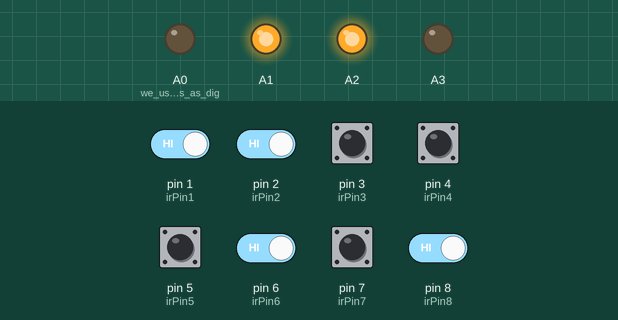
This sketch was run on a simulated Arduino Uno, built with avr-gcc and run on an emulated ATmega328P. Parts: output pins drawn as LEDs (lit = HIGH). The test bench sets the inputs (shaded band); at power-on: pin 1 (irPin1), pin 2 (irPin2), pin 3 (irPin3), pin 4 (irPin4), pin 5 (irPin5), pin 6 (irPin6), pin 7 (irPin7), pin 8 (irPin8) HIGH.

Above: at 1.2 s.
1.3 s: pin 1 (irPin1) driven LOW
At 1.9 s:
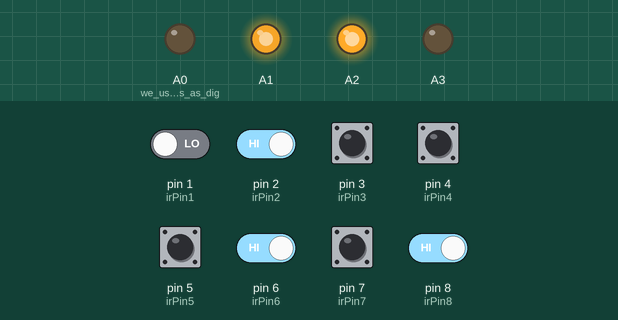
2.8 s: pin 1 (irPin1) driven HIGH and pin 6 (irPin6) driven LOW
At 3.03 s:
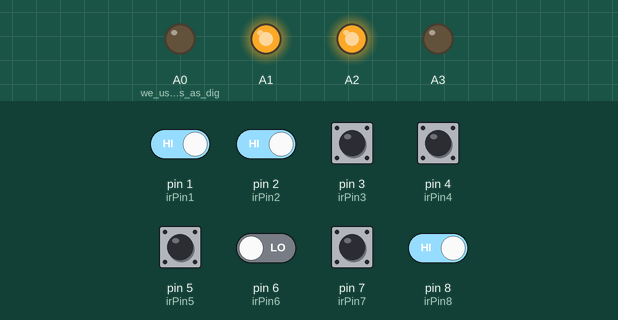
4.5 s: pin 2 (irPin2) driven LOW
At 4.64 s:
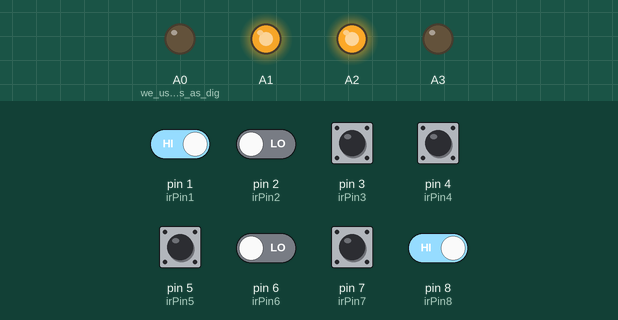
6.0 s: pin 8 (irPin8) driven LOW
At 7.2 s:
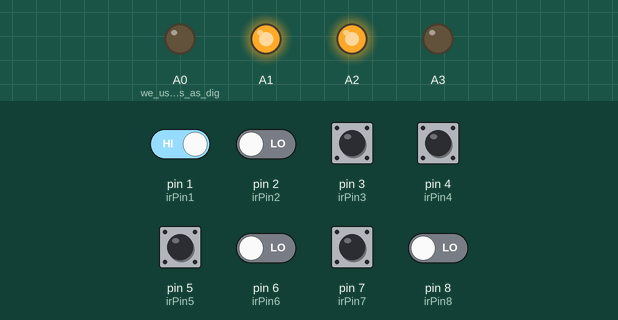
Timing chart, 0 to 8.6 s (numbered marks = the images above; inputs shaded):
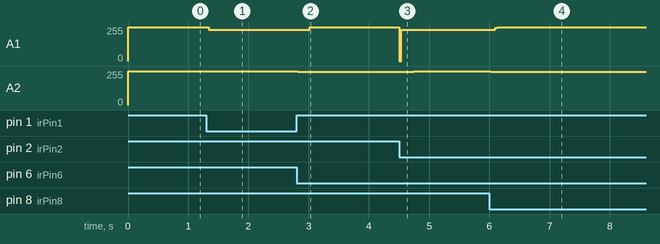

The sketch:

line_following_ardiuno.ino
```cpp
//Team Name :- Team Spectro


//______Variable names________
int counter = 0;
int speed = 128;
int sensorReadings[8];
double lineControlSignal = 0.0;
double lineErrorSum = 0.0;
double lineError[5] = {0.0, 0.0, 0.0, 0.0, 0.0};
double line_Kp = 1;
double line_Kd = 1;
double line_Ki = 0.01;

double lineErrorPredict = 0.0;

char wheels_names[4][15] = {"leftTopMotor", "leftRearMotor", "rightTopMotor", "rightRearMotor"};                               //store names of motors
char dsNames[8][8] = {"IR1", "IR2", "IR3", "IR4", "IR5", "IR6", "IR7", "IR8"};

//________PinNames_________

int irPin1 = 1;                 // IR sensor array pins
int irPin2 = 2;
int irPin3 = 3;
int irPin4 = 4;
int irPin5 = 5;
int irPin6 = 6;
int irPin7 = 7;
int irPin8 = 8;


/*________functions________

  void forward();
  void reverse();
  void turnRight();
  void turnLeft();
  void stop();
  void skidDrive(double Lspeed, double Rspeed);
  void readLineSensors();
  int  compareLines( double values);
  void pidLineFollower();
  double maxSpeedControl(double lineControlSignal); */


void setup() {
  // put your setup code here, to run once:
  // Insert PinModes
  pinMode(A0, OUTPUT);      //we used A0-A3 pins as digital output pins
  pinMode(A1, OUTPUT);
  pinMode(A2, OUTPUT);
  pinMode(A3, OUTPUT);
  pinMode(1, INPUT);
  pinMode(2, INPUT);
  pinMode(3, INPUT);
  pinMode(4, INPUT);
  pinMode(5, INPUT);
  pinMode(6, INPUT);
  pinMode(7, INPUT);
  pinMode(8, INPUT);


}


//_______Functions____________

void forward() {
  digitalWrite(A1, HIGH);
  digitalWrite(A2, HIGH);
  digitalWrite(A0, LOW);
  digitalWrite(A3, LOW);
}
void reverse() {
  digitalWrite(A1, LOW);
  digitalWrite(A2, LOW);
  digitalWrite(A0, HIGH);
  digitalWrite(A3, HIGH);
}

void turnRight() {
  digitalWrite(A0, HIGH);
  digitalWrite(A1, LOW);
  digitalWrite(A2, HIGH);
  digitalWrite(A3, LOW);
}

void turnLeft() {
  digitalWrite(A0, LOW);
  digitalWrite(A1, HIGH);
  digitalWrite(A2, LOW);
  digitalWrite(A3, HIGH);
}

void stop() {
  digitalWrite(A0, LOW);
  digitalWrite(A1, LOW);
  digitalWrite(A2, LOW);
  digitalWrite(A3, LOW);
}

void skidDrive(double Lspeed , double Rspeed) {               //Differential drive    //Lspeed and Rspeed is between 0 255
  analogWrite(A1, Lspeed);
  analogWrite(A2, Rspeed);
  digitalWrite(A1, HIGH);
  digitalWrite(A2, HIGH);
  digitalWrite(A0, LOW);
  digitalWrite(A3, LOW);
}

void readLineSensors() {

  for (int j = 0; j < 8; j++) {
    sensorReadings[j] = digitalRead(1 + j); //Read sensor values and upload to a array

  }
}

/* int compareLines(double value){                    // Extracting colors
               if (value<100){
                 return 1;
               }
               else if((value>100) and (value <150)){
                 return 2;
               }
               else if(value>600 and value <700){
                 return 3;
               }
               else if(value>700){
                 return 0;
               }
               else {
                 return 5;
               }
  } */

/*double maxSpeedControl(double lineControlSignal){
               double speed = maxSpeed;
               if(lineControlSignal > 4){
                  speed = maxSpeed - lineControlSignal;
               }
                return speed;
  } */

void pidLineFollower() {
  for (int i = 0; i < 4 ; i++) {                        // Storing 5 previous lineError values
    lineError[i] = lineError[i + 1];
  }


  if (lineError[3] > lineError[2]) {
    if (lineError[3] < lineError[2] + 8) {

    }
    else {
      lineError[3] = lineError[2];
    }
  }
  else if (lineError[3] < lineError[2]) {
    if (8 + lineError[3] > lineError[2]) {

    }
    else {
      lineError[3] = lineError[2];
    }
  }

  lineErrorSum += lineError[3];                    // Get sum of the errors

  //lineError[4] = 2*(sensorReadings[7]-sensorReadings[5])+2*(1-sensorReadings[7])(1-sensorReadings[5])(sensorReadings[4]-sensorReadings[0])+(sensorReadings[4]-sensorReadings[1]);      // Error algorithm
  lineError[4] = 3 * (sensorReadings[0] - sensorReadings[7]) + 2 * (sensorReadings[1] - sensorReadings[6]) + (sensorReadings[2] - sensorReadings[5]); // Error algorithm


  lineErrorPredict = (lineError[3] - lineError[1]);     // Derivative


  //lineErrorPredict = ((x-2)(x-3)(x-4)/(-6)(lineError[0])) + ((x-1)(x-3)(x-4)/(2)(lineError[1])) + ((x-1)(x-2)(x-4)/(-2)(lineError[2])) + ((x-1)(x-2)(x-3)/(6)(lineError[3]))/100;

  /////////////////////////////////    PID control signal  ////////////////////////////

  lineControlSignal = 0.8 * lineError[4] + 0.5 * line_Ki * lineErrorSum + lineErrorPredict;
  lineControlSignal = 255 * lineControlSignal/10;//  lineControlSignal maped from 0-10 to 0-255

  ///////////////////////////////////////////////////////////////////////////////////

  // Defining boundaries

  if ((lineErrorSum > 380) or (lineErrorSum < -380)) {                     //Regulating the max speed
    speed = 75;           //max speed 10
  }
  else if ((lineErrorPredict > 8)) {                   //Regulating the max speed
    speed = 50;
  }

  if (lineErrorSum > 510) {                            //Regulating max lineError
    lineErrorSum = 510;
  }
  else if (lineErrorSum < -510) {                            //Regulating max lineError
    lineErrorSum = -510;
  }


}

void loop() {
  // put your main code here, to run repeatedly:
  skidDrive(speed + lineControlSignal, speed - lineControlSignal);
  counter += 1;
  readLineSensors();
  pidLineFollower();

}


//_________________________________

//int main(int argc, char **argv) {
//
//  Robot *robot = new Robot();
//
//
//
//  for (int i = 0; i < 4; i++) {                                      //Initializing motors using a for loop
//    wheels[i] = robot->getMotor(wheels_names[i]);
//    wheels[i]->setPosition(INFINITY);
//
//  }
//
//  //Initialize distance sensors
//  for (int j = 0; j < 8; j++) {                                                 //Enabling distance sensors using for a loop
//    DS[j] = robot->getDistanceSensor(dsNames[j]);
//    DS[j]->enable(TIME_STEP);
//  }
//
//
//
//
//  while (robot->step(TIME_STEP) != -1) {
//    //speed = maxSpeedControl(lineControlSignal);
//    skidDrive(speed + lineControlSignal, speed - lineControlSignal);
//    counter += 1;
//    readLineSensors();
//    pidLineFollower();
//
//    //std::cout <<"Color codes "<< DS[0]->getValue() <<"  " << DS[1]->getValue() <<"  "<< DS[2]->getValue() <<"  "<< DS[3]->getValue() <<"  "<< DS[4]->getValue() <<"  " <<"Front motors " <<DS[5]->getValue() <<"  " << DS[6]->getValue() <<"  " << DS[7]->getValue() <<std::endl;
//    //std::cout << sensorReadings[0] <<" " << sensorReadings[1] <<" " << sensorReadings[2] <<" " << sensorReadings[3] <<" " << sensorReadings[4] <<" " << sensorReadings[5] <<" " << sensorReadings[6] <<" " << sensorReadings[7] <<" "  <<std::endl;
//    //std::cout <<lineErrorPredict <<" "<< lineError[3] <<" " <<lineErrorSum <<std::endl;
//    //std::cout << lineError[0] <<" " << lineError[1] <<" " << lineError[2] <<" " << lineError[3] <<" " << lineError[4] <<" " <<lineErrorSum<<std::endl;
//    //std::cout<<lineControlSignal<<std::endl;
//    std::cout << speed << std::endl;
//  }
//}
```

Measured:
- after the input at 1.3 s, A1: 255/255 → 236/255 at once
- after the input at 2.8 s, A1: 236/255 → 255/255 after 0.22 s; A2: 255/255 → 248/255 at once
- after the input at 4.5 s, A1: 255/255 → 236/255 at once; A2: 248/255 → 255/255 after 0.24 s
- after the input at 6.0 s, A1: 236/255 → 255/255 after 0.10 s; A2: 255/255 → 248/255 at once
